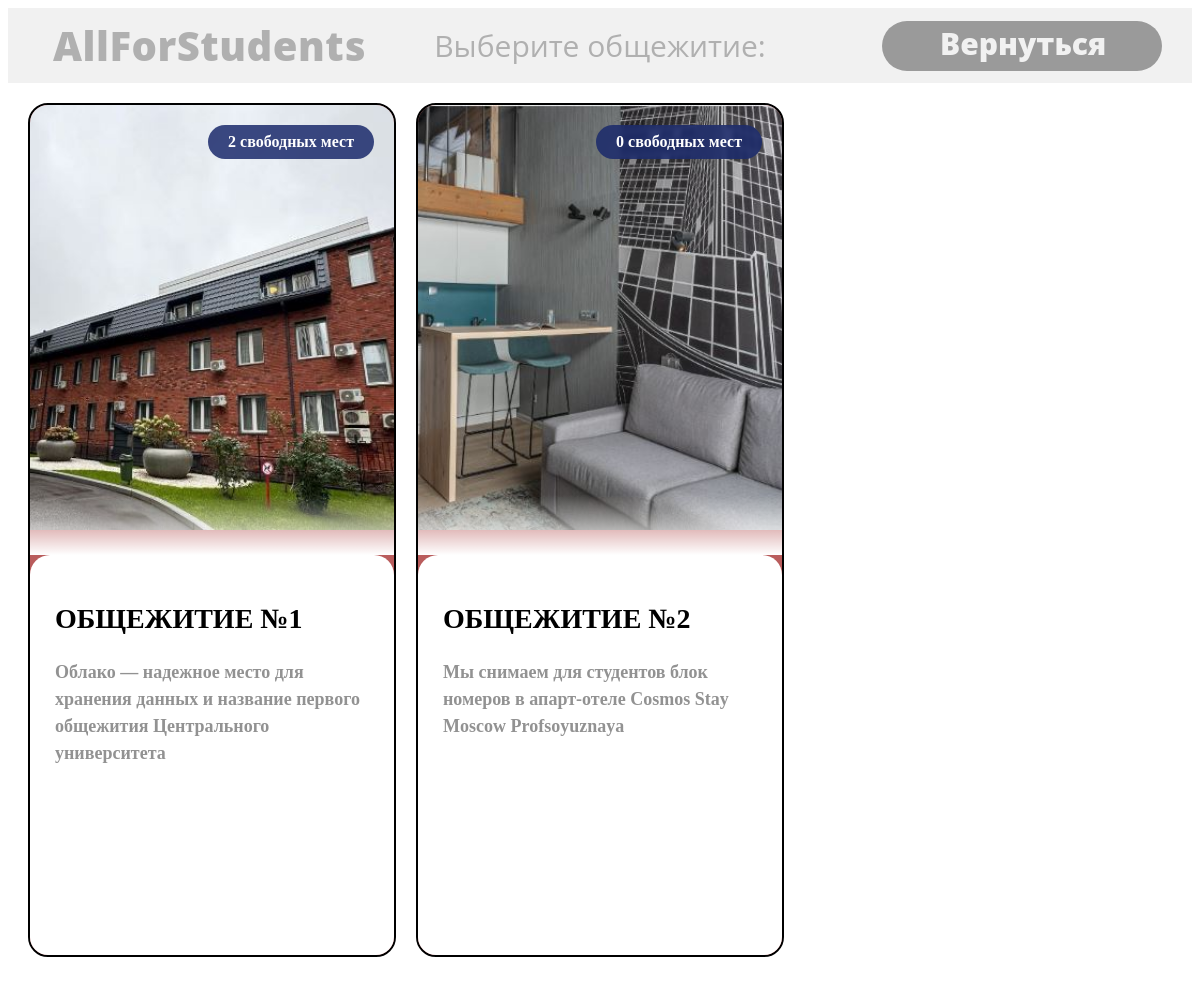
/hostels, run on the app's committed database.
### data/hostel.py (models this page shows)
class Hostel(SqlAlchemyBase, UserMixin):
    __tablename__ = 'hostel'
    id = sqlalchemy.Column(sqlalchemy.Integer, primary_key=True)
    address = sqlalchemy.Column(sqlalchemy.String)
    district = sqlalchemy.Column(sqlalchemy.String)
    description = sqlalchemy.Column(sqlalchemy.Text)
    room = sqlalchemy.orm.relationship('Room', back_populates='hostel')

### main.py (the view)
@app.route('/hostels')
def hostel():
    db_sess = db_session.create_session()
    hostels = db_sess.query(Hostel).all()
    free_places_by_hostel = {}
    for hostel in hostels:
        free_places_by_hostel[hostel.id] = 0
    rooms = db_sess.query(Room).all()
    for room in rooms:
        if room.hostel_id in free_places_by_hostel:
            free_places_by_hostel[room.hostel_id] += (room.max_cnt_student - room.cur_cnt_student)
    db_sess.close()
    return render_template('finding.html',
                          hostels=hostels,
                          free_places=free_places_by_hostel)

### data/db_session.py (called while the page is built)
def create_session() -> Session:
    global __factory
    return __factory()

### templates/finding.html (shortened to what this page needs)
<!DOCTYPE html>
<html lang="ru">
<head>
    <link rel="stylesheet" href="../static/CSS/finding.css">
</head>
<body>
    <header class="header">
        <nav class="nav-container">
            <div class="LOGOT">
                <a href="/" class="LOGOTIP">AllForStudents</a>
            </div>
            <div class="nav-items">
                <a href="#" class="nav-item">Выберите общежитие:</a>
            </div>
            <div class="userlogo">
                <a href="/" class="what">Вернуться</a>
            </div>
        </nav>
    </header>
    <div class="LIST">
        <div class="hostels-container">
            {% for hostel in hostels %}
            <a href="/rooms?hostel={{ hostel.id }}" class="hostel-card">
                <div class="free-places">{{ free_places[hostel.id] }} свободных мест</div>
                <img src='..\static\images\Hostels\{{ hostel.id }}\main.JPG'
                     alt="Общежитие №{{ hostel.id }}"
                     class="hostel-image"
                     onerror="this.onerror=null;this.src='../static/images/Error_images/not_found_image.png'">
                <div class="hostel-info">
                    <h2>ОБЩЕЖИТИЕ №{{ hostel.id }}</h2>
                    <h4>
                        {% if hostel.description %}
                            {{ hostel.description }}
                        {% else %}
                            Современное общежитие предлагает комфортабельные комнаты с продуманной планировкой.
                        {% endif %}
                    </h4>
                </div>
            </a>
            {% endfor %}
        </div>
    </div>
</body>
</html>

### static/CSS/finding.css (style rules this page uses)
.LIST { max-width: 1820px; width: 100%; margin: 0 auto; padding: 20px; box-sizing: border-box; }
.hostels-container { display: grid; grid-template-columns: repeat(auto-fill, minmax(350px, 1fr)); gap: 30px; justify-content: center; }
.hostel-card { position: relative; overflow: hidden; border-radius: 20px; border: 2px solid black; height: 850px; background: #b95c5c; transition: transform 0.3s ease; }
.hostel-image { width: 100%; height: 50%; object-fit: cover; display: block; transition: transform 0.5s ease; }
.hostel-info { position: absolute; bottom: 0; left: 0; width: 100%; height: 400px; background: white; border-radius: 20px 20px 0 0; padding: 25px; box-sizing: border-box; z-index: 2; }
.hostel-info::before { content: ''; position: absolute; top: -60px; left: 0; width: 100%; height: 60px; background: linear-gradient(to top, rgba(255,255,255,1) 0%, rgba(255,255,255,0) 100%); }
.hostel-info h2 { font-size: 28px; margin-bottom: 15px; color: #000; }
.hostel-info h4 { font-size: 18px; font-weight: 600; color: #929292; line-height: 1.5; }
.free-places { position: absolute; top: 20px; right: 20px; background: rgba(26, 42, 108, 0.85); color: white; padding: 8px 20px; border-radius: 25px; font-weight: 600; font-size: 16px; z-index: 3; backdrop-filter: blur(2px); }
@media (max-width: 1200px) { .hostels-container { gap: 20px; } }
.header { width: 100%; background-color: #f1f1f1; padding: 10px 0; }
.nav-container { display: flex; justify-content: space-between; align-items: center; margin: 0 auto; padding: 0 30px; position: relative; }
.LOGOTIP { color: #b0b0b0; text-decoration: none; font-family: 'Open Sans', sans-serif; font-weight: 800; font-size: 40px; padding: 8px 15px; border-radius: 4px; letter-spacing: 0.5px; }
.nav-items { display: flex; gap: 40px; position: absolute; left: 50%; transform: translateX(-50%); }
.nav-item { color: #b0b0b0; text-decoration: none; font-family: 'Open Sans', sans-serif; font-weight: 500; font-size: 30px; padding: 8px 15px; transition: all 0.3s ease; }
.userlogo { width: 280px; height: 50px; border-radius: 35px; background-color: #9a9a9a; margin: 0 0px; position: relative; overflow: hidden; transition: all 0.3s ease; }
.what { position: absolute; left: 10%; top: 45%; transform: translateY(-50%); margin: 0; color: #f1f1f1; font-family: 'Open Sans', sans-serif; font-weight: 800; font-size: 30px; text-decoration: none; cursor: pointer; z-index: 3; padding: 15px 30px; }

### data on the page
Hostel: free_places "2", shows a picture, id "1", description "Облако — надежное место для хранения данных и название первого общежития Центрального университета"
Hostel: free_places "0", shows a picture, id "2", description "Мы снимаем для студентов блок номеров в апарт-отеле Cosmos Stay Moscow Profsoyuznaya"
